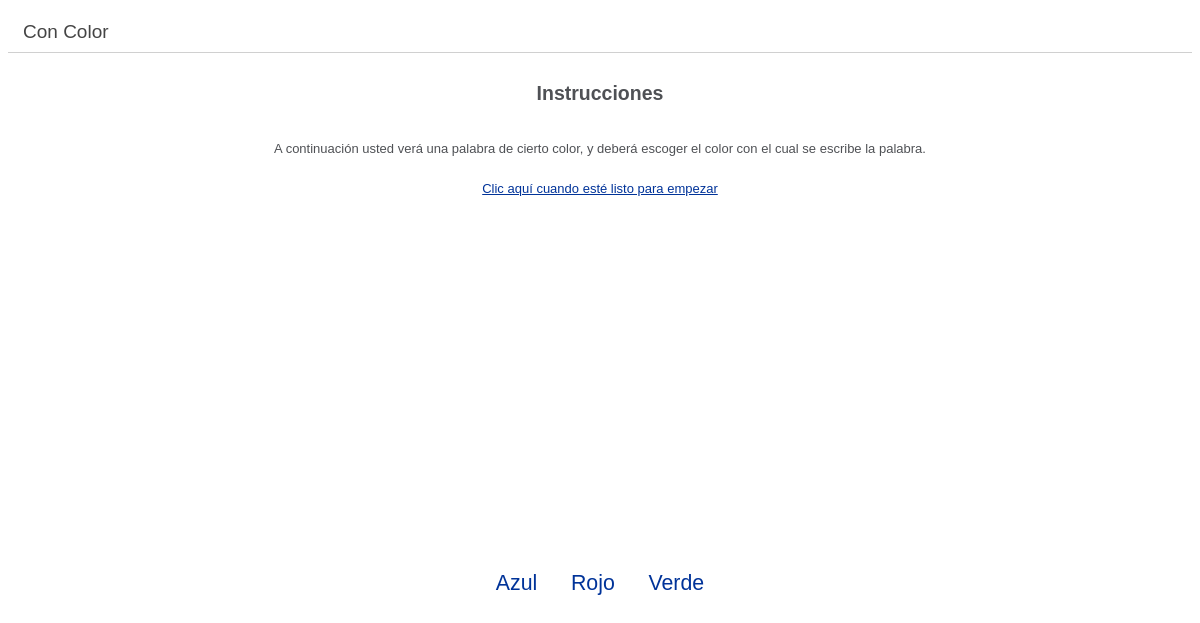
Screenshot of /index.php/strooptest/4 with the database file from the repository.
### tables this page shows
CREATE TABLE `slide_stroop` (
  `id` int(10) unsigned NOT NULL auto_increment,
  `test_fk` int(10) unsigned NOT NULL,
  `word` varchar(20) NOT NULL default 'XXXX',
  `color` varchar(20) NOT NULL default 'black',
  PRIMARY KEY  (`id`)
);

### application/controllers/strooptest.php (called while the page is built, shortened)
<?php
class StroopTest extends CI_Controller {
	public function __construct()
	{
		$this->load->model('strooptest_model');
	}
	public function view($id)
	{
		$data['test'] = $this->strooptest_model->get_test($id);
		$data['slides'] = $this->strooptest_model->get_test_slides($id);
		$data['title'] = $data['test']['name'];
		$this->load->view('templates/header', $data);
		$this->load->view('strooptest/view', $data);
		$this->load->view('templates/footer');
	}
}

### index.php (called while the page is built, shortened)
<?php
require_once BASEPATH.'core/CodeIgniter.php';

### application/models/strooptest_model.php (called while the page is built, shortened)
<?php
class strooptest_model extends CI_Model {
	public function get_test($id)
	{
		if (is_numeric($id)) {
			return array_pop($this->db->get_where('test_stroop', array('id' => $id))->result_array());
		}
		return null;
	}
	public function get_test_slides($id)
	{
		if (is_numeric($id)) {
			$this->db->select('test_fk, slide_stroop.id, word, color');
			$this->db->from('slide_stroop');
			$this->db->where('test_fk', $id);
			return $this->db->get()->result_array();
		}
		return null;
	}
}

### application/views/strooptest/view.php (the view, shortened to what this page needs)
<div id="main" style="text-align: center">
	<div id="slide"
		style="position: relative; height: 500px; width: 700px; display: inline-block; text-align: left">
		<div id="instructions" style="text-align: center">
			<h2>Instrucciones</h2>
			<br />
			<?php
			switch ($test['type']) {
				case 3: echo "A continuaci&oacute;n usted ver&aacute; una palabra de cierto color, y deber&aacute;
							escoger el color con el cual se escribe la palabra.";
						break;
			}
			?>
			<br /> <br />
		</div>
		<div id="loading" style="text-align: center; width: 100%">
			<br />Espere mientras se carga la prueba...<br />
		</div>
	</div>
	<div id="buttons" style="text-align: center">
		<?php
		foreach ($slides as $slide) {
			$option = "";
			switch($slide['color']) {
				case 'red': $option = "Rojo"; break;
				case 'green': $option = "Verde"; break;
				case 'blue': $option = "Azul"; break;
			}
			?>
			<a href="#" rel="<?php echo $option?>" class="emotion-button"><?php echo $option?></a>
			<?php
		}
		?>
	</div>
</div>

### resources/css/theme.css (style rules this page uses)
body { background-color: #fff; font: 13px/20px normal Helvetica, Arial, sans-serif; color: #4F5155; }
a { color: #003399; background-color: transparent; font-weight: normal; }
.emotion-button, .continue-button { padding: 15px; line-height: 25pt; font-size: 16pt; text-decoration: none; text-shadow: -1px 0 white, 0 1px white, 1px 0 white, 0 -1px white; }
#main { text-align: center; height: 100%; text-align: left; padding: 15px; padding-top: 0px }

### rows the page displays
slide_stroop: color "Azul"
slide_stroop: color "Rojo"
slide_stroop: color "Verde"

### other values shown
$title "Con Color"
